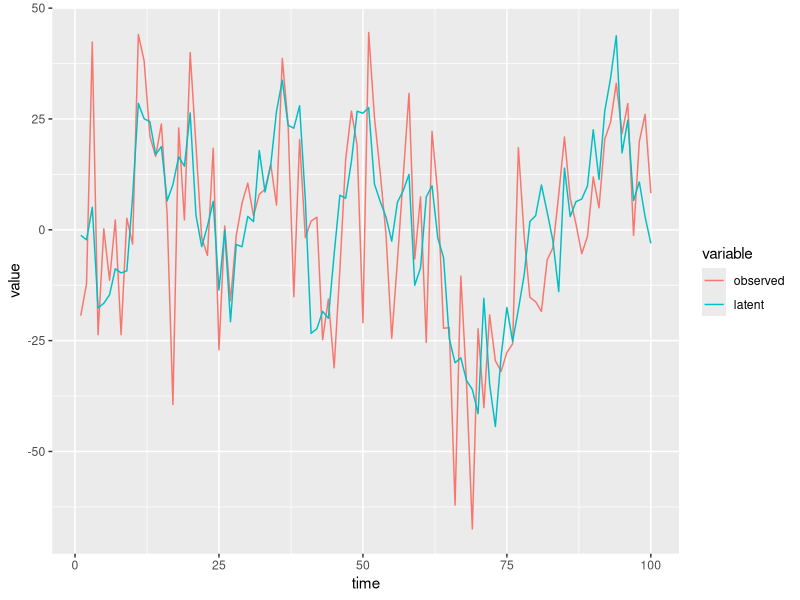

Write R code to recreate this figure. (Note: this script raises an error after producing the figure.)
library(ggplot2)
library(reshape2)

##################################################################
# Some plotting functions
##################################################################
plot_processes_in_time = function(process_dataframe){
  # Takes a dataframe of 1d processes, e.g. one
  # column each for observed and latent, and plots 
  # as lines in time with labels determined by column 
  # headings in process dataframe
  process_dataframe$time = 1:nrow(process_dataframe)
  melted_data_df = melt(process_dataframe, id.vars='time')
  ggplot(melted_data_df, aes(x=time, y = value, group = variable, colour = variable)) +   geom_line()
}

plot_particles_and_latent_process = function(particles_in_time, latent_process){
  data_df = data.frame(p=particles_in_time)
  data_df$time = 1:nrow(data_df)
  melted_data_df = melt(data_df, id.vars='time')
  melted_data_df$type = 'particles'
  latent_df = data.frame(l=latent_process)
  latent_df$time = 1:nrow(latent_df)
  melted_latent_df = melt(latent_df, id.vars='time')
  melted_latent_df$type = 'latent process'
  df = rbind(melted_data_df, melted_latent_df)
  head(df)
  ggplot(df, aes(x=time, y = value, group = variable, colour = variable, linetype=type, alpha=0.8)) +   geom_line() +guides(colour=FALSE, alpha=FALSE)
  
}


##################################################################
# State space model - toy example
##################################################################
##################################################################
# Generate some observations using the SSM
##################################################################


t = 100 # num of iters

# SSM params
phi = 0.95
mu = 0.9
sigma_2 = 100
sigma = sqrt(sigma_2)
eta_2 = (sigma_2/(1-phi^2))/5
eta = sqrt(eta_2)


toy_state_update = function(x_k){
  error_value = rnorm(1, mean=0, sd=1)
  x_k1 = mu + phi*(x_k-mu) + sigma*error_value
  return (x_k1)  
}

toy_obs_update = function (x_k){
  error_value = rnorm(1, mean=0, sd=1)
  y_k = x_k + eta*error_value
  return (y_k)
}

# initialise process X (latent) and Y (observed)
latent_process_toy = vector(length = t) # to store process X in time
observed_process_toy= vector(length = t) # to store observations associated with X
x1 = rnorm(1, mean=0, sd=1) # pick starting point from rnorm 
latent_process_toy[1] = x1 # store starting point
observed_process_toy[1] = toy_obs_update(x_k = latent_process_toy[1]) # store first observation

# propogate X (latent) and Y (observed) in time by SSM
for (i in 2:t){
  latent_process_toy[i] = toy_state_update(x_k = latent_process_toy[i-1])
  observed_process_toy[i] = toy_obs_update(x_k = latent_process_toy[i])
}

# plot the evolution of the process
process_dataframe = data.frame(observed=observed_process_toy, latent=latent_process_toy)
plot_processes_in_time(process_dataframe)

# specify function to calculate weight for this SSM
calculate_weight_toy = function(observed_val, particles_vals){
  # This weight calculation is SSM dependant
  prob_argument = (observed_val-particles_vals)/eta
  weight  = dnorm(prob_argument, mean=0, sd=1) # weights here are from prob density g evaulated at y1|x_1 for all steps
}

##################################################################
# Use SMC/particle filter to sample from underlying process X
##################################################################

SMC = function(N, t, calculate_weight, state_update, observed_process){
  # Function to perform SMC for a state space model. 
  # N is desired number of particles
  # t is number of timesteps
  # calculate_weight is a function to calculate the weight at each timestep
  # state_update is a function specifying the SSM
  
  particles_in_time = matrix(NA, ncol=N, nrow= t) # N particles at t timesteps
  weights_in_time = matrix(NA, ncol=N, nrow= t) # N weights at t timesteps
  particles_in_time[1,] = rnorm(N, mean=0, sd=1) # Initialise with proposal density
  
  resample_count = 0
  
  for (i in 1:t){
    if (i >= 2) { # All steps other than 1st
      particles_in_time[i,] = sapply(X = particles_in_time[i-1,], FUN = state_update)#phi=phi, mu=mu, sigma=sigma)
    }
    
    weight = calculate_weight(observed_val = observed_process[i], particles_vals = particles_in_time[i,])
    weight_norm = weight/sum(weight)
    weights_in_time[i,] = weight_norm
    
    ESS = sum((weights_in_time[i,])^2)^-1 
    if (ESS<N/2){
      #only resample if weights are very variable such that ESS is small
      resample_index = sample(1:N, replace=TRUE, prob=weights_in_time[1,])
      particles_in_time[,1:N] = particles_in_time[,resample_index]
      resample_count = resample_count + 1
    }
  }
  
  cat(100.0*(resample_count / t), "% of timesteps we resample")
  
  out = list(particles_in_time=particles_in_time, latent_process=latent_process)
  return(out)
}

N = 10  #number of particles 

#run the SMC for the state space model
smc_output = SMC(N=N, t=t, calculate_weight=calculate_weight_toy, state_update=toy_state_update, observed_process=observed_process_toy)
particles_in_time = smc_output$particles_in_time
latent_process = smc_output$latent_process

# plot for the particles trajectories over the state space
plot_particles_and_latent_process(particles_in_time, latent_process)
